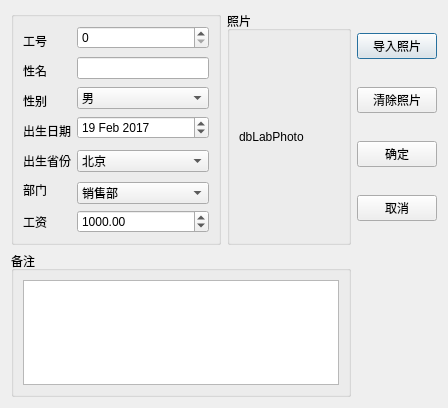
<?xml version="1.0" encoding="UTF-8"?>
<ui version="4.0">
 <class>TDialogData</class>
 <widget class="QDialog" name="TDialogData">
  <property name="geometry">
   <rect>
    <x>0</x>
    <y>0</y>
    <width>448</width>
    <height>408</height>
   </rect>
  </property>
  <property name="windowTitle">
   <string>Dialog</string>
  </property>
  <layout class="QGridLayout" name="gridLayout_2">
   <item row="0" column="0">
    <layout class="QHBoxLayout" name="horizontalLayout">
     <item>
      <widget class="QGroupBox" name="groupBox">
       <property name="title">
        <string/>
       </property>
       <layout class="QGridLayout" name="gridLayout">
        <item row="0" column="1" rowspan="2">
         <widget class="QSpinBox" name="spinEmpNo">
          <property name="maximum">
           <number>100000</number>
          </property>
         </widget>
        </item>
        <item row="6" column="1" rowspan="2">
         <widget class="QDateEdit" name="editBirth">
          <property name="dateTime">
           <datetime>
            <hour>16</hour>
            <minute>0</minute>
            <second>0</second>
            <year>2017</year>
            <month>2</month>
            <day>19</day>
           </datetime>
          </property>
         </widget>
        </item>
        <item row="4" column="1" rowspan="2">
         <widget class="QComboBox" name="comboSex">
          <item>
           <property name="text">
            <string>男</string>
           </property>
          </item>
          <item>
           <property name="text">
            <string>女</string>
           </property>
          </item>
         </widget>
        </item>
        <item row="10" column="0" rowspan="2">
         <widget class="QLabel" name="label_6">
          <property name="text">
           <string>部门</string>
          </property>
         </widget>
        </item>
        <item row="8" column="1" rowspan="3">
         <widget class="QComboBox" name="comboProvince">
          <item>
           <property name="text">
            <string>北京</string>
           </property>
          </item>
          <item>
           <property name="text">
            <string>上海</string>
           </property>
          </item>
          <item>
           <property name="text">
            <string>广西</string>
           </property>
          </item>
          <item>
           <property name="text">
            <string>深圳</string>
           </property>
          </item>
          <item>
           <property name="text">
            <string>杭州</string>
           </property>
          </item>
          <item>
           <property name="text">
            <string>广州</string>
           </property>
          </item>
         </widget>
        </item>
        <item row="2" column="1" rowspan="2">
         <widget class="QLineEdit" name="editName"/>
        </item>
        <item row="11" column="1">
         <widget class="QComboBox" name="comboDep">
          <item>
           <property name="text">
            <string>销售部</string>
           </property>
          </item>
          <item>
           <property name="text">
            <string>技术部</string>
           </property>
          </item>
          <item>
           <property name="text">
            <string>管理部</string>
           </property>
          </item>
         </widget>
        </item>
        <item row="12" column="1">
         <widget class="QDoubleSpinBox" name="spinSalary">
          <property name="maximum">
           <double>1000000.000000000000000</double>
          </property>
          <property name="value">
           <double>1000.000000000000000</double>
          </property>
         </widget>
        </item>
        <item row="12" column="0">
         <widget class="QLabel" name="label_7">
          <property name="text">
           <string>工资</string>
          </property>
         </widget>
        </item>
        <item row="9" column="0">
         <widget class="QLabel" name="label_5">
          <property name="text">
           <string>出生省份</string>
          </property>
         </widget>
        </item>
        <item row="7" column="0">
         <widget class="QLabel" name="label_4">
          <property name="text">
           <string>出生日期</string>
          </property>
         </widget>
        </item>
        <item row="5" column="0">
         <widget class="QLabel" name="label_3">
          <property name="text">
           <string>性别</string>
          </property>
         </widget>
        </item>
        <item row="3" column="0">
         <widget class="QLabel" name="label_2">
          <property name="text">
           <string>性名</string>
          </property>
         </widget>
        </item>
        <item row="1" column="0">
         <widget class="QLabel" name="label">
          <property name="text">
           <string>工号</string>
          </property>
         </widget>
        </item>
       </layout>
      </widget>
     </item>
     <item>
      <widget class="QGroupBox" name="groupBox_2">
       <property name="title">
        <string>照片</string>
       </property>
       <layout class="QVBoxLayout" name="verticalLayout">
        <item>
         <widget class="QLabel" name="LabPhoto">
          <property name="minimumSize">
           <size>
            <width>100</width>
            <height>0</height>
           </size>
          </property>
          <property name="text">
           <string>dbLabPhoto</string>
          </property>
         </widget>
        </item>
       </layout>
      </widget>
     </item>
    </layout>
   </item>
   <item row="0" column="1">
    <layout class="QVBoxLayout" name="verticalLayout_3">
     <item>
      <widget class="QPushButton" name="pushButton">
       <property name="text">
        <string>导入照片</string>
       </property>
       <property name="icon">
        <iconset resource="res.qrc">
         <normaloff>:/icons/images/00.JPG</normaloff>:/icons/images/00.JPG</iconset>
       </property>
      </widget>
     </item>
     <item>
      <widget class="QPushButton" name="pushButton_2">
       <property name="text">
        <string>清除照片</string>
       </property>
       <property name="icon">
        <iconset resource="res.qrc">
         <normaloff>:/icons/images/103.bmp</normaloff>:/icons/images/103.bmp</iconset>
       </property>
      </widget>
     </item>
     <item>
      <widget class="QPushButton" name="btnOK">
       <property name="text">
        <string>确定</string>
       </property>
       <property name="icon">
        <iconset resource="res.qrc">
         <normaloff>:/icons/images/704.bmp</normaloff>:/icons/images/704.bmp</iconset>
       </property>
      </widget>
     </item>
     <item>
      <widget class="QPushButton" name="btnClose">
       <property name="text">
        <string>取消</string>
       </property>
       <property name="icon">
        <iconset resource="res.qrc">
         <normaloff>:/icons/images/706.bmp</normaloff>:/icons/images/706.bmp</iconset>
       </property>
      </widget>
     </item>
    </layout>
   </item>
   <item row="1" column="0">
    <widget class="QGroupBox" name="groupBox_3">
     <property name="title">
      <string>备注</string>
     </property>
     <layout class="QVBoxLayout" name="verticalLayout_2">
      <item>
       <widget class="QPlainTextEdit" name="editMemo"/>
      </item>
     </layout>
    </widget>
   </item>
  </layout>
 </widget>
 <resources>
  <include location="res.qrc"/>
 </resources>
 <connections>
  <connection>
   <sender>btnOK</sender>
   <signal>clicked()</signal>
   <receiver>TDialogData</receiver>
   <slot>accept()</slot>
   <hints>
    <hint type="sourcelabel">
     <x>397</x>
     <y>153</y>
    </hint>
    <hint type="destinationlabel">
     <x>223</x>
     <y>203</y>
    </hint>
   </hints>
  </connection>
  <connection>
   <sender>btnClose</sender>
   <signal>clicked()</signal>
   <receiver>TDialogData</receiver>
   <slot>reject()</slot>
   <hints>
    <hint type="sourcelabel">
     <x>397</x>
     <y>207</y>
    </hint>
    <hint type="destinationlabel">
     <x>223</x>
     <y>203</y>
    </hint>
   </hints>
  </connection>
 </connections>
</ui>
